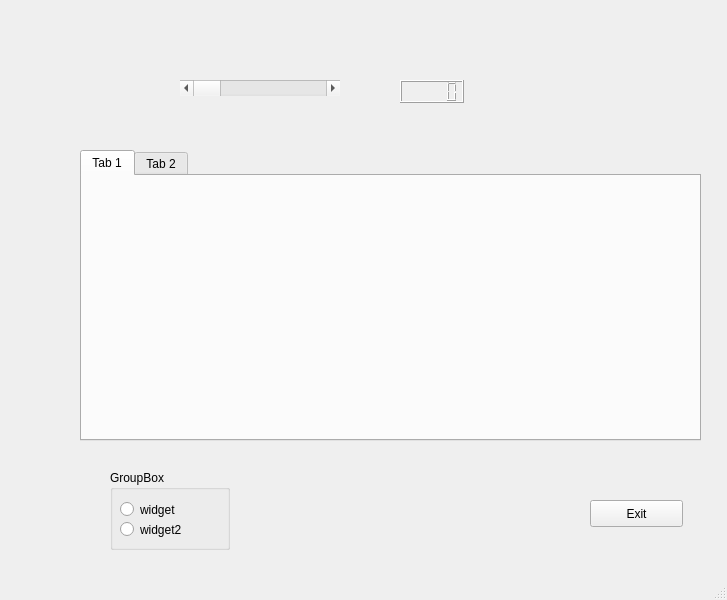
<?xml version="1.0" encoding="UTF-8"?>
<ui version="4.0">
 <class>MainWindow</class>
 <widget class="QMainWindow" name="MainWindow">
  <property name="geometry">
   <rect>
    <x>0</x>
    <y>0</y>
    <width>727</width>
    <height>600</height>
   </rect>
  </property>
  <property name="windowTitle">
   <string>MainWindow</string>
  </property>
  <widget class="QWidget" name="centralwidget">
   <widget class="QScrollBar" name="slider">
    <property name="geometry">
     <rect>
      <x>180</x>
      <y>80</y>
      <width>160</width>
      <height>16</height>
     </rect>
    </property>
    <property name="orientation">
     <enum>Qt::Horizontal</enum>
    </property>
   </widget>
   <widget class="QLCDNumber" name="lcd">
    <property name="geometry">
     <rect>
      <x>400</x>
      <y>80</y>
      <width>64</width>
      <height>23</height>
     </rect>
    </property>
   </widget>
   <widget class="QPushButton" name="exitButton">
    <property name="geometry">
     <rect>
      <x>590</x>
      <y>500</y>
      <width>93</width>
      <height>27</height>
     </rect>
    </property>
    <property name="text">
     <string>Exit</string>
    </property>
   </widget>
   <widget class="QTabWidget" name="tabWidget">
    <property name="geometry">
     <rect>
      <x>80</x>
      <y>150</y>
      <width>621</width>
      <height>291</height>
     </rect>
    </property>
    <property name="currentIndex">
     <number>0</number>
    </property>
    <widget class="QWidget" name="tab">
     <attribute name="title">
      <string>Tab 1</string>
     </attribute>
    </widget>
    <widget class="QWidget" name="tab_2">
     <attribute name="title">
      <string>Tab 2</string>
     </attribute>
    </widget>
   </widget>
   <widget class="QGroupBox" name="groupBox">
    <property name="geometry">
     <rect>
      <x>110</x>
      <y>470</y>
      <width>120</width>
      <height>80</height>
     </rect>
    </property>
    <property name="title">
     <string>GroupBox</string>
    </property>
    <widget class="QRadioButton" name="radioWidget">
     <property name="geometry">
      <rect>
       <x>10</x>
       <y>30</y>
       <width>99</width>
       <height>19</height>
      </rect>
     </property>
     <property name="text">
      <string>widget</string>
     </property>
    </widget>
    <widget class="QRadioButton" name="radioWidget2">
     <property name="geometry">
      <rect>
       <x>10</x>
       <y>50</y>
       <width>99</width>
       <height>19</height>
      </rect>
     </property>
     <property name="text">
      <string>widget2</string>
     </property>
    </widget>
   </widget>
  </widget>
  <widget class="QMenuBar" name="menubar">
   <property name="geometry">
    <rect>
     <x>0</x>
     <y>0</y>
     <width>727</width>
     <height>22</height>
    </rect>
   </property>
  </widget>
  <widget class="QStatusBar" name="statusbar"/>
 </widget>
 <resources/>
 <connections/>
</ui>
